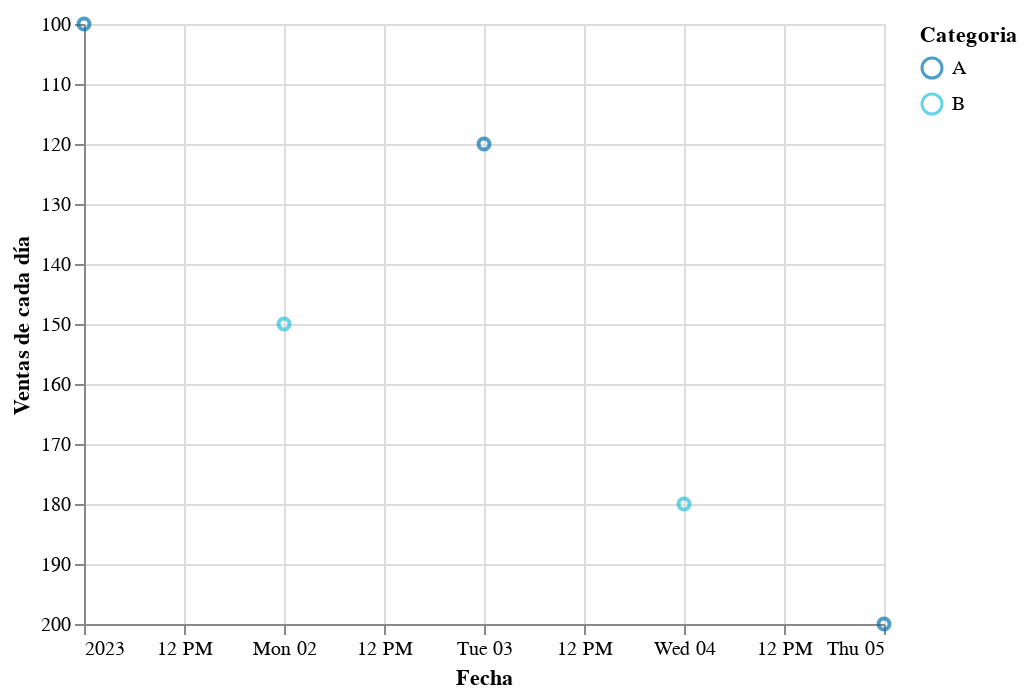

This figure's notebook cell:
### Markdown cell above
# Algunas herramientas útiles.

## Modificar los ejes.

La librería Altair también permite alterar el formato de los ejes, como cambiarles el título, tamaño, ect.

Esto es posible usando: Alt.'eje', veamos algunos ejemplos con las gráficas anteriores:

### Code cell
ex_chart.mark_point().encode(
    alt.X('Fecha'),
    alt.Y('Ventas', axis = alt.Axis(title='Ventas de cada día'), scale= alt.Scale(domain=(100, 200), reverse=True)),
    alt.Color('Categoria', scale=alt.Scale(scheme='darkblue'))
)

### Figure 1 — Vega-Lite specification as saved in the notebook (floating-point values rounded to 4 significant figures)
{"config": {"view": {"continuousWidth": 400, "continuousHeight": 300}}, "data": {"name": "data-ca0ced7642aa3b5d5aa250f64685fd0d"}, "mark": "point", "encoding": {"color": {"field": "Categoria", "scale": {"scheme": "darkblue"}, "type": "nominal"}, "x": {"field": "Fecha", "type": "temporal"}, "y": {"axis": {"title": "Ventas de cada día"}, "field": "Ventas", "scale": {"domain": [100, 200], "reverse": true}, "type": "quantitative"}}, "$schema": "https://vega.github.io/schema/vega-lite/v4.17.0.json", "datasets": {"data-ca0ced7642aa3b5d5aa250f64685fd0d": [{"Fecha": "2023-01-01T00:00:00", "Ventas": 100, "Gastos": 50, "Categoria": "A"}, {"Fecha": "2023-01-02T00:00:00", "Ventas": 150, "Gastos": 60, "Categoria": "B"}, {"Fecha": "2023-01-03T00:00:00", "Ventas": 120, "Gastos": 55, "Categoria": "A"}, {"Fecha": "2023-01-04T00:00:00", "Ventas": 180, "Gastos": 70, "Categoria": "B"}, {"Fecha": "2023-01-05T00:00:00", "Ventas": 200, "Gastos": 80, "Categoria": "A"}]}}
